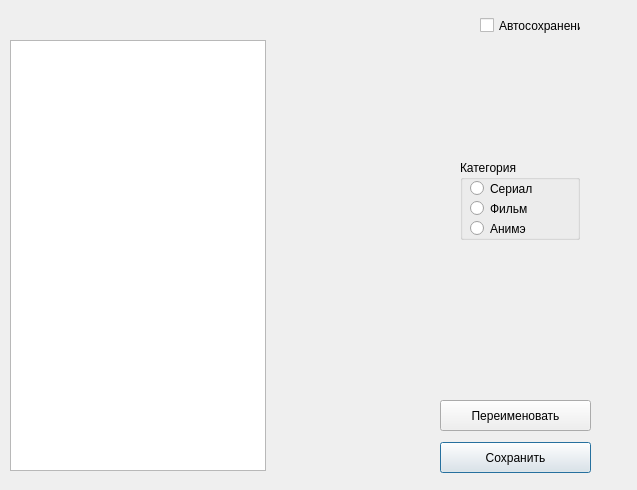
<?xml version="1.0" encoding="UTF-8"?>
<ui version="4.0">
 <class>Dialog</class>
 <widget class="QDialog" name="Dialog">
  <property name="geometry">
   <rect>
    <x>0</x>
    <y>0</y>
    <width>637</width>
    <height>490</height>
   </rect>
  </property>
  <property name="minimumSize">
   <size>
    <width>0</width>
    <height>0</height>
   </size>
  </property>
  <property name="sizeIncrement">
   <size>
    <width>0</width>
    <height>0</height>
   </size>
  </property>
  <property name="baseSize">
   <size>
    <width>0</width>
    <height>0</height>
   </size>
  </property>
  <property name="windowTitle">
   <string>Media Organizer</string>
  </property>
  <widget class="QListWidget" name="listWidget_library">
   <property name="geometry">
    <rect>
     <x>10</x>
     <y>40</y>
     <width>256</width>
     <height>431</height>
    </rect>
   </property>
  </widget>
  <widget class="QGroupBox" name="groupBox_2">
   <property name="geometry">
    <rect>
     <x>460</x>
     <y>160</y>
     <width>120</width>
     <height>80</height>
    </rect>
   </property>
   <property name="title">
    <string>Категория</string>
   </property>
   <widget class="QRadioButton" name="radioButton_serial">
    <property name="geometry">
     <rect>
      <x>10</x>
      <y>20</y>
      <width>82</width>
      <height>17</height>
     </rect>
    </property>
    <property name="text">
     <string>Сериал</string>
    </property>
   </widget>
   <widget class="QRadioButton" name="radioButton_film">
    <property name="geometry">
     <rect>
      <x>10</x>
      <y>40</y>
      <width>82</width>
      <height>17</height>
     </rect>
    </property>
    <property name="text">
     <string>Фильм</string>
    </property>
   </widget>
   <widget class="QRadioButton" name="radioButton_anime">
    <property name="geometry">
     <rect>
      <x>10</x>
      <y>60</y>
      <width>82</width>
      <height>17</height>
     </rect>
    </property>
    <property name="text">
     <string>Анимэ</string>
    </property>
   </widget>
  </widget>
  <widget class="QPushButton" name="pushButton_save">
   <property name="geometry">
    <rect>
     <x>440</x>
     <y>442</y>
     <width>151</width>
     <height>31</height>
    </rect>
   </property>
   <property name="text">
    <string>Сохранить</string>
   </property>
  </widget>
  <widget class="QCheckBox" name="checkBox_autosave">
   <property name="geometry">
    <rect>
     <x>480</x>
     <y>10</y>
     <width>101</width>
     <height>31</height>
    </rect>
   </property>
   <property name="sizePolicy">
    <sizepolicy hsizetype="Minimum" vsizetype="Fixed">
     <horstretch>0</horstretch>
     <verstretch>0</verstretch>
    </sizepolicy>
   </property>
   <property name="minimumSize">
    <size>
     <width>0</width>
     <height>0</height>
    </size>
   </property>
   <property name="sizeIncrement">
    <size>
     <width>0</width>
     <height>0</height>
    </size>
   </property>
   <property name="baseSize">
    <size>
     <width>0</width>
     <height>0</height>
    </size>
   </property>
   <property name="text">
    <string>Автосохранение</string>
   </property>
   <property name="iconSize">
    <size>
     <width>25</width>
     <height>25</height>
    </size>
   </property>
  </widget>
  <widget class="QPushButton" name="pushButton">
   <property name="geometry">
    <rect>
     <x>440</x>
     <y>400</y>
     <width>151</width>
     <height>31</height>
    </rect>
   </property>
   <property name="text">
    <string>Переименовать</string>
   </property>
  </widget>
  <widget class="QWidget" name="verticalLayoutWidget">
   <property name="geometry">
    <rect>
     <x>290</x>
     <y>170</y>
     <width>160</width>
     <height>61</height>
    </rect>
   </property>
   <layout class="QVBoxLayout" name="verticalLayout"/>
  </widget>
 </widget>
 <resources/>
 <connections/>
</ui>
